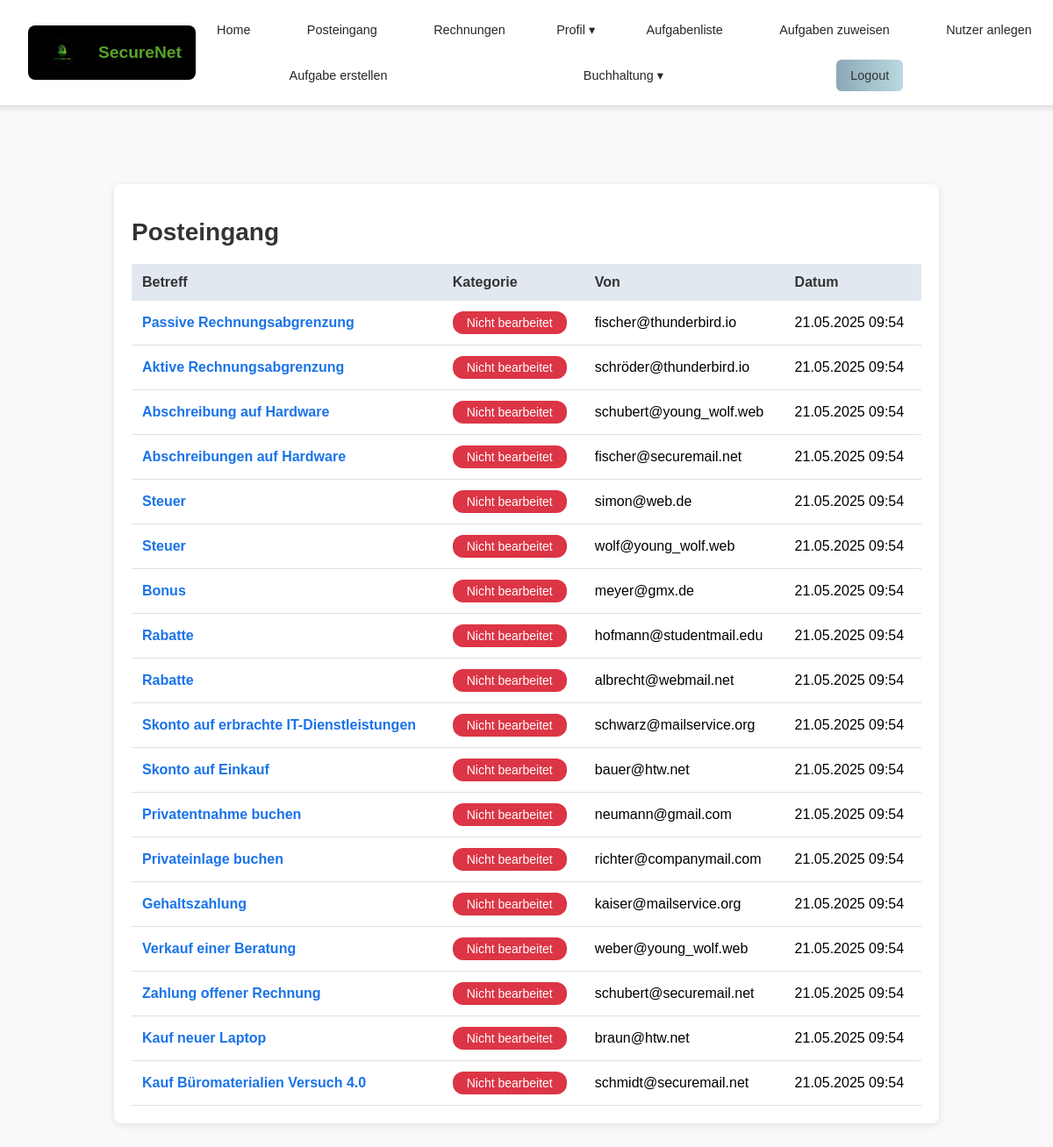
The page /posts/posteingang/ (signed in) on the database its author committed.
### posts/models.py (models this page shows, shortened)
class Mail(models.Model):
    nutzer = models.ForeignKey(settings.AUTH_USER_MODEL, on_delete=models.CASCADE)
    aufgabe = models.ForeignKey(Aufgabe_neu, on_delete=models.CASCADE, null=True, blank=True)
    absender = models.ForeignKey(Absender, on_delete=models.CASCADE, null=True, blank=True)  # Neu
    betreff = models.CharField(max_length=255)
    mailtext = models.TextField()
    versuch = models.PositiveIntegerField(default=1)
    von = models.CharField(max_length=100, default="system@secure-net.de")
    absender_name = models.CharField(max_length=100, default="")  # Neuer Name
    absender_adresse = models.CharField(max_length=255, default="")  # Neue Adresse
    datum = models.DateTimeField(auto_now_add=True)
    status = models.CharField(max_length=50, choices=[
        ('nicht bearbeitet', 'Nicht bearbeitet'),
        ('bearbeitet', 'Bearbeitet')
    ], default='nicht bearbeitet')

class Absender(models.Model):
    name = models.CharField(max_length=100,null=True)
    email = models.EmailField(max_length=100,null=True)
    straße = models.CharField(max_length=255,null=True)
    stadt = models.CharField(max_length=100,null=True)
    plz = models.CharField(max_length=10,null=True)
    telnr = models.IntegerField(null=True)

### posts/views.py (the view)
# urls.py: path('posteingang/', views.posteingang, name='posteingang'),
@login_required
def posteingang(request):
    mails = Mail.objects.filter(nutzer_id=request.user.id).order_by('-datum')
    for mail in mails:
        buchung_vorhanden = Buchung.objects.filter(
            aufgabe=mail.aufgabe,
            nutzer=request.user,
            versuch=mail.versuch  # Korrekte Zuordnung zum Versuch
        ).exists()
        if buchung_vorhanden:
            mail.status = 'bearbeitet'
        mail.save()
    return render(request, 'posts/posteingang.html', {'mails': mails})

### posts/templates/posts/posteingang.html (shortened to what this page needs)
{% extends 'master_layout.html' %}
{% load static%}
{% block css %}
<link rel="stylesheet" href="{% static 'css/posteingang.css' %}">
{% endblock %}
{% block content %}
    <div class="container">
        <h1 class="title">Posteingang</h1>
        <div class="table-container">
            <table class="mail-table">
                <thead>
                    <tr>
                        <th>Betreff</th>
                        <th>Kategorie</th>
                        <th>Von</th>
                        <th>Datum</th>
                    </tr>
                </thead>
                <tbody>
                    {% for mail in mails %}
                    <tr class="mail-row" onclick="window.location='{% url 'posts:mail_detail' mail.id %}'">
                        <td>
                            <span class="mail-subject">{{ mail.betreff }}</span>
                        </td>
                        <td>
                            {% if mail.status == 'bearbeitet' %}
                                <span class="status status-bearbeitet">Bearbeitet</span>
                            {% else %}
                                <span class="status status-nicht-bearbeitet">Nicht bearbeitet</span>
                            {% endif %}
                        </td>
                        <td>{{ mail.absender.email }}</td>
                        <td>{{ mail.datum|date:"d.m.Y H:i" }}</td>
                    </tr>
                    {% empty %}
                    <tr>
                        <td colspan="4" class="empty-row">Keine Mails verfügbar.</td>
                    </tr>
                    {% endfor %}
                </tbody>
            </table>
        </div>
    </div>
{% endblock %}

### staticfiles/css/master_layout.css (style rules this page uses)
body { margin: 0; padding: 0; font-family: Arial, sans-serif; background-color: #f9f9f9; }

### static_root_dev/css/posteingang.css (style rules this page uses)
.container { max-width: 900px; margin: 50px auto; padding: 20px; background-color: #ffffff; border-radius: 8px; box-shadow: 0px 2px 8px rgba(0, 0, 0, 0.1); }
.title { font-size: 28px; color: #333333; margin-bottom: 20px; }
.table-container { overflow-x: auto; }
.mail-table { width: 100%; border-collapse: collapse; font-size: 16px; }
.mail-table th { background-color: #e2e8f0; color: #333333; padding: 12px; text-align: left; }
.mail-table td { padding: 12px; border-bottom: 1px solid #e0e0e0; cursor: pointer; }
.mail-subject { font-weight: bold; color: #1a73e8; }
.status { padding: 5px 10px; border-radius: 12px; font-size: 14px; color: #ffffff; display: inline-block; white-space: nowrap; min-width: 110px; text-align: center; }
.status-nicht-bearbeitet { background-color: #dc3545; }

### rows shown on the page
Mail: betreff "Passive Rechnungsabgrenzung", status "Nicht bearbeitet", absender.email "fischer@thunderbird.io", datum "21.05.2025 09:54"
Mail: betreff "Aktive Rechnungsabgrenzung", status "Nicht bearbeitet", absender.email "schröder@thunderbird.io", datum "21.05.2025 09:54"
Mail: betreff "Abschreibung auf Hardware", status "Nicht bearbeitet", absender.email "schubert@young_wolf.web", datum "21.05.2025 09:54"
Mail: betreff "Abschreibungen auf Hardware", status "Nicht bearbeitet", absender.email "fischer@securemail.net", datum "21.05.2025 09:54"
Mail: betreff "Steuer", status "Nicht bearbeitet", absender.email "simon@web.de", datum "21.05.2025 09:54"
Mail: betreff "Steuer", status "Nicht bearbeitet", absender.email "wolf@young_wolf.web", datum "21.05.2025 09:54"
Mail: betreff "Bonus", status "Nicht bearbeitet", absender.email "meyer@gmx.de", datum "21.05.2025 09:54"
Mail: betreff "Rabatte", status "Nicht bearbeitet", absender.email "hofmann@studentmail.edu", datum "21.05.2025 09:54"
Mail: betreff "Rabatte", status "Nicht bearbeitet", absender.email "albrecht@webmail.net", datum "21.05.2025 09:54"
Mail: betreff "Skonto auf erbrachte IT-Dienstleistungen", status "Nicht bearbeitet", absender.email "schwarz@mailservice.org", datum "21.05.2025 09:54"
Mail: betreff "Skonto auf Einkauf", status "Nicht bearbeitet", absender.email "bauer@htw.net", datum "21.05.2025 09:54"
Mail: betreff "Privatentnahme buchen", status "Nicht bearbeitet", absender.email "neumann@gmail.com", datum "21.05.2025 09:54"
Mail: betreff "Privateinlage buchen", status "Nicht bearbeitet", absender.email "richter@companymail.com", datum "21.05.2025 09:54"
Mail: betreff "Gehaltszahlung", status "Nicht bearbeitet", absender.email "kaiser@mailservice.org", datum "21.05.2025 09:54"
Mail: betreff "Verkauf einer Beratung", status "Nicht bearbeitet", absender.email "weber@young_wolf.web", datum "21.05.2025 09:54"
Mail: betreff "Zahlung offener Rechnung", status "Nicht bearbeitet", absender.email "schubert@securemail.net", datum "21.05.2025 09:54"
Mail: betreff "Kauf neuer Laptop", status "Nicht bearbeitet", absender.email "braun@htw.net", datum "21.05.2025 09:54"
Mail: betreff "Kauf Büromaterialien Versuch 4.0", status "Nicht bearbeitet", absender.email "schmidt@securemail.net", datum "21.05.2025 09:54"
